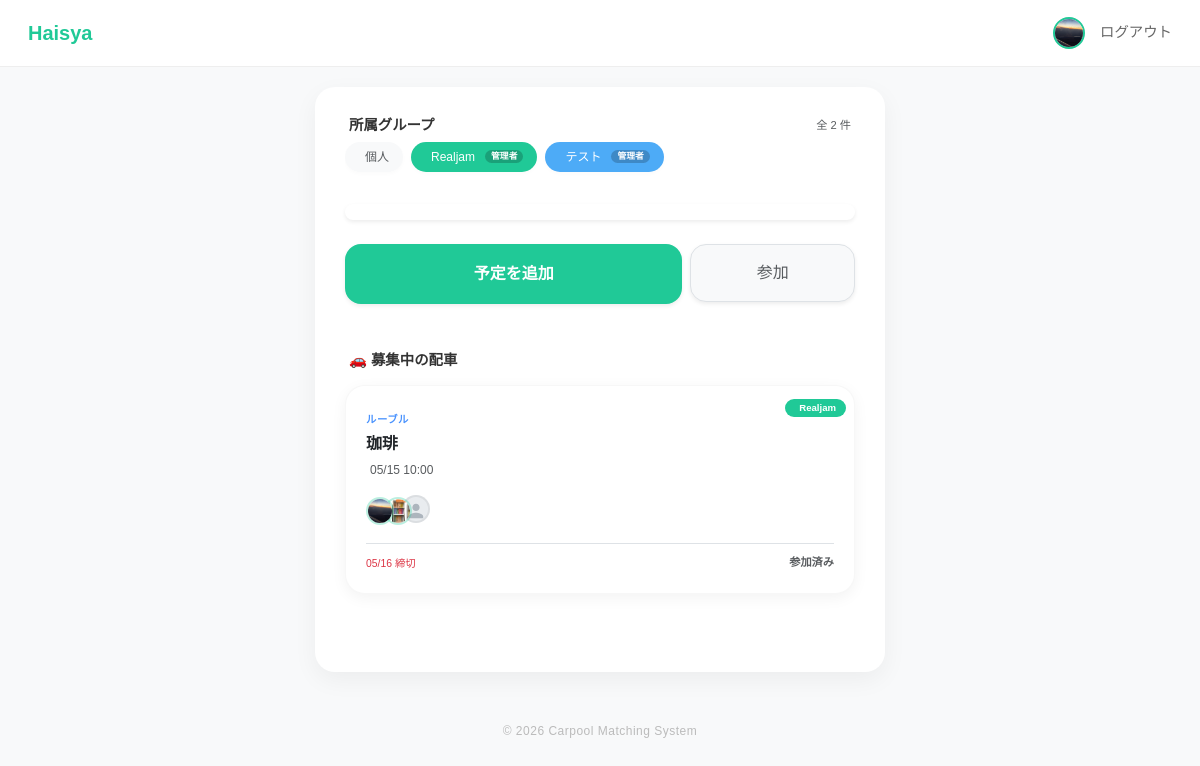
The page / (signed in) on the database its author committed.
### app/models/user.py (models this page shows)
class User(db.Model, UserMixin):
    __tablename__ = "users"
    id = db.Column(db.Integer, primary_key=True)
    username = db.Column(db.String(50), unique=True, nullable=False)
    password = db.Column(db.String(200), nullable=False)
    display_name = db.Column(db.String(50))
    icon = db.Column(db.String(200), default="default.png")
    genre = db.Column(db.String(50))  # 所属ジャンル
    age = db.Column(db.Integer)
    line_url = db.Column(db.String(200), nullable=True)
    insta_url = db.Column(db.String(200), nullable=True)
    @property
    def name(self):
        return self.display_name or self.username

### app/models/group.py (models this page shows, shortened)
class GroupMember(db.Model):
    __tablename__ = 'group_members'
    user_id = db.Column(db.Integer, db.ForeignKey('users.id'), primary_key=True)
    group_id = db.Column(db.Integer, db.ForeignKey('groups.id'), primary_key=True)
    joined_at = db.Column(db.DateTime, default=datetime.utcnow)
    role = db.Column(db.String(20), default='member')
    group = db.relationship('Group', backref=db.backref('membership_list', lazy='dynamic', cascade="all, delete-orphan"))
    user = db.relationship('User', backref=db.backref('group_memberships', lazy='dynamic'))

class Group(db.Model):
    __tablename__ = 'groups'
    id = db.Column(db.Integer, primary_key=True)
    name = db.Column(db.String(100), nullable=False)
    invite_code = db.Column(db.String(10), unique=True, nullable=False, index=True)
    created_at = db.Column(db.DateTime, default=datetime.utcnow)
    color = db.Column(db.String(7), default='#20c997')  # ← これがあるか？
    events = db.relationship('Event', backref='group', lazy=True, cascade="all, delete-orphan")

### app/models/room.py (models this page shows, shortened)
class Room(db.Model):
    __tablename__ = "rooms"
    id = db.Column(db.Integer, primary_key=True)
    name = db.Column(db.String(200), nullable=False)
    description = db.Column(db.Text)
    sections = db.Column(db.Integer, default=1)
    event_id = db.Column(db.Integer, db.ForeignKey("events.id"), nullable=False)
    created_by = db.Column(db.Integer, db.ForeignKey("users.id"), nullable=False)
    deadline = db.Column(db.DateTime)
    matching_method = db.Column(db.String(50), default="default")
    created_at = db.Column(db.DateTime, default=datetime.utcnow)
    entries = db.relationship("Entry", backref="room", lazy=True, cascade="all, delete-orphan")

### app/models/event.py (models this page shows, shortened)
class Event(db.Model):
    __tablename__ = 'events'
    id = db.Column(db.Integer, primary_key=True)
    title = db.Column(db.String(100), nullable=False)
    group_id = db.Column(db.Integer, db.ForeignKey('groups.id'), nullable=True)
    location = db.Column(db.String(200))
    start_time = db.Column(db.DateTime, nullable=False)
    end_time = db.Column(db.DateTime)
    join_code = db.Column(db.String(10), unique=True, nullable=False)
    needs_car = db.Column(db.Boolean, default=True)
    created_by = db.Column(db.Integer, db.ForeignKey('users.id'), nullable=False)
    created_at = db.Column(db.DateTime, default=datetime.utcnow)
    creator = db.relationship("User", backref=db.backref("created_events", lazy=True))
    rooms = db.relationship(
        "Room",
        backref="event",
        lazy=True,
        cascade="all, delete-orphan"
    )

### app/models/entry.py (models this page shows, shortened)
class Entry(db.Model):
    __tablename__ = "entries"
    id = db.Column(db.Integer, primary_key=True)
    user_id = db.Column(db.Integer, db.ForeignKey("users.id"), nullable=False)
    room_id = db.Column(db.Integer, db.ForeignKey("rooms.id"), nullable=False)
    has_car = db.Column(db.Boolean, default=False)
    capacity = db.Column(db.Integer, default=0)
    has_rehersal = db.Column(db.Boolean, default=False) # ← これを追加しました
    schedule_id = db.Column(db.String(50))
    prefer_with = db.Column(db.String(200))
    avoid_with = db.Column(db.String(200))
    early_leave = db.Column(db.Boolean, default=False)
    created_at = db.Column(db.DateTime, default=datetime.utcnow)
    user = db.relationship("User", backref=db.backref("entries", lazy=True))

### app/__init__.py (the view)
    @app.route("/")
    def index():
        from flask import render_template
        from flask_login import current_user
        from .models.group import GroupMember
        from .models.event import Event
        from .models.entry import Entry
        from datetime import datetime
        from sqlalchemy.orm import joinedload
        if not current_user.is_authenticated:
            return render_template("home.html", my_groups=[], joined_rooms=[])
        my_group_memberships = GroupMember.query.filter_by(user_id=current_user.id).all()
        my_group_ids = [gm.group_id for gm in my_group_memberships]
        my_entries = Entry.query.filter_by(user_id=current_user.id).all()
        joined_room_ids = [e.room_id for e in my_entries]
        now = datetime.utcnow()
        available_rooms = Room.query.join(Event).options(
            joinedload(Room.event),
            joinedload(Room.entries).joinedload(Entry.user)  # ← 追加
        ).filter(
            (Event.group_id.in_(my_group_ids)) | (Event.created_by == current_user.id),
            (Room.deadline > now) | (Room.deadline == None)
        ).all()
        return render_template(
            "home.html",
            my_groups=my_group_memberships,
            available_rooms=available_rooms,
            joined_room_ids=joined_room_ids
        )

### app/models/user.py (called while the page is built)
@login_manager.user_loader
def load_user(user_id):
    return User.query.get(int(user_id))

### app/templates/home.html (shortened to what this page needs)
{% extends "layout.html" %}
{% block content %}
{% from 'macros/avatar.html' import avatar %}
<div class="mb-4">
    <div class="d-flex justify-content-between align-items-center mb-2 px-1">
        <h6 class="fw-bold mb-0" style="font-size: 0.9rem;">所属グループ</h6>
        <span class="text-muted" style="font-size: 0.7rem;">全 {{ my_groups|length if my_groups else 0 }} 件</span>
    </div>
    <div class="d-flex gap-2 overflow-auto pb-2" style="white-space: nowrap; scrollbar-width: none;">
        <div class="group-badge bg-light border-0 text-muted">
             個人
        </div>
        {% if my_groups %}
            {% for gm in my_groups %}
            <a href="{{ url_for('events.group_detail', group_id=gm.group.id) }}"
               class="text-decoration-none">
                <div class="group-badge border-0" style="background: {{ gm.group.color }}; color: white;">
                    <span class="me-1">{{ gm.group.name }}</span>
                    {% if gm.role == 'admin' %}
                        <span class="badge rounded-pill border-0" style="background: rgba(0,0,0,0.2); font-size: 0.55rem; padding: 2px 6px;">
                            管理者
                        </span>
                    {% endif %}
                </div>
            </a>
            {% endfor %}
        {% endif %}
    </div>
</div>
<div id="calendar" class="mb-4 shadow-sm rounded-4 p-2 bg-white"></div>
<div class="row g-2 mb-5">
    <div class="col-8">
        <button id="addEventBtn" class="btn btn-walica-reverce py-3 w-100 rounded-4 shadow-sm fw-bold">
             予定を追加
        </button>
    </div>
    <div class="col-4">
        <a href="{{ url_for('events.join_by_code') }}" class="btn btn-light py-3 w-100 rounded-4 shadow-sm border text-muted">
             参加
        </a>
    </div>
</div>
<div class="mb-5">
    <div class="px-1 mb-3 d-flex justify-content-between align-items-center">
        <h6 class="fw-bold mb-0" style="font-size: 0.9rem;">🚗 募集中の配車</h6>
    </div>
    {% if available_rooms %}
        <div class="d-flex flex-column gap-3">
            {% for room in available_rooms %}
            <a href="{{ url_for('rooms.room_detail', room_id=room.id) }}" class="text-decoration-none">
                <div class="room-card position-relative overflow-hidden">
                    <div class="position-absolute top-0 end-0 mt-2 me-2">
                        {% if room.event.group %}
                            <span class="badge rounded-pill border-0"
                                style="background: {{ room.event.group.color }}; color: white; font-size: 0.6rem; padding: 4px 10px;">
                                {{ room.event.group.name }}
                            </span>
                        {% else %}
                            <span class="badge rounded-pill border-0"
                                style="background: #adb5bd; color: white; font-size: 0.6rem; padding: 4px 10px;">
                                <i class="bi bi-person-fill me-1"></i>個人
                            </span>
                        {% endif %}
                    </div>
                    <div class="d-flex justify-content-between align-items-start">
                        <div>
                            <div class="mb-2">
                                <small class="text-walica fw-bold opacity-75" style="font-size: 0.65rem; letter-spacing: 0.05em;">
                                    {{ room.event.title|truncate(20) }}
                                </small>
                                <h6 class="text-dark fw-bold mb-0 mt-1" style="font-size: 1rem;">
                                    {{ room.name }}
                                </h6>
                            </div>
                            <div class="d-flex align-items-center gap-3 text-muted mb-3" style="font-size: 0.75rem;">
                                <div>{{ room.event.start_time.strftime('%m/%d %H:%M') }}</div>
                            </div>
                            <div class="d-flex align-items-center me-2">
                                {% for entry in room.entries[:4] %}
                                <div style="{% if not loop.first %}margin-left: -10px;{% endif %}
                                            position: relative; z-index: {{ loop.revindex }};">
                                    {{ avatar(entry.user, size=28) }}
                                </div>
                                {% endfor %}
                            </div>
                        </div>
                    </div>
                    <div class="mt-3 pt-2 border-top d-flex justify-content-between align-items-center">
                        <div class="small">
                            {% if room.deadline %}
                                <span class="text-danger" style="font-size: 0.65rem;">
                                     {{ room.deadline.strftime('%m/%d 締切') }}
                                </span>
                            {% else %}
                                <span class="text-muted" style="font-size: 0.65rem;">常時募集中</span>
                            {% endif %}
                        </div>
                        {% if room.id in joined_room_ids %}
                            <span class="text-muted fw-bold" style="font-size: 0.7rem;">
                                参加済み
                            </span>
                        {% else %}
                            <span class="text-wal_green fw-bold" style="font-size: 0.7rem;">
                                参加する <i class="bi bi-chevron-right"></i>
                            </span>
                        {% endif %}
                    </div>
                </div>
            </a>
            {% endfor %}
        </div>
    {% else %}
        <div class="text-center py-5 bg-white rounded-4 shadow-sm border border-dashed">
            <p class="text-muted mb-0">現在募集中のルームはありません</p>
        </div>
    {% endif %}
</div>
{% endblock %}

### app/templates/layout.html (shortened to what this page needs)
<!DOCTYPE html>
<html lang="ja">
<head>
    <link href="https://cdn.jsdelivr.net/npm/bootstrap@5.3.3/dist/css/bootstrap.min.css" rel="stylesheet">
    <link rel="stylesheet" href="{{ url_for('static', filename='main.css') }}">
</head>
<body>
<nav class="navbar navbar-walica sticky-top">
    <div class="container-fluid d-flex align-items-center">
        <a class="navbar-brand" href="/">Haisya</a>
        <div class="ms-auto d-flex align-items-center">
            {% if current_user.is_authenticated %}
                <a href="{{ url_for('profile.edit') }}" class="text-decoration-none ms-3">
                    {% set has_icon = current_user.icon and current_user.icon != 'default.png' %}
                    {% if has_icon %}
                    <img src="{{ url_for('static', filename=current_user.icon) }}"
                        alt="プロフィール"
                        class="rounded-circle"
                        style="width: 32px; height: 32px; object-fit: cover;
                                border: 2px solid var(--walica-green);">
                    {% endif %}
                </a>
                <a href="/logout" class="nav-link-custom">ログアウト</a>
            {% else %}
                <a href="/login" class="nav-link-custom">ログイン</a>
                <a href="/register" class="btn btn-walica-reverce ms-3 py-1 px-3" style="font-size:0.85rem;">新規登録</a>
            {% endif %}
        </div>
    </div>
</nav>
<div class="main-container">
    <div class="main-card">
        {% block content %}{% endblock %}
    </div>
    <footer>
        &copy; 2026 Carpool Matching System
    </footer>
</div>
</body>
</html>

### app/templates/macros/avatar.html (shortened to what this page needs)
{% macro avatar(user, size=42, is_admin=false) %}
{% set has_icon = user.icon and user.icon != 'default.png' %}
<div class="position-relative d-inline-block flex-shrink-0">
    {% if has_icon %}
    <img src="{{ url_for('static', filename=user.icon) }}"
         alt="{{ user.name }}"
         class="rounded-circle"
         style="width: {{ size }}px; height: {{ size }}px;
                object-fit: cover;
                border: 2px solid rgba(32,201,151,0.3);">
    {% else %}
    <div class="rounded-circle d-flex align-items-center justify-content-center"
         style="width: {{ size }}px; height: {{ size }}px;
                background: #e9ecef;
                border: 2px solid rgba(0,0,0,0.06);
                overflow: hidden;">
        <svg xmlns="http://www.w3.org/2000/svg"
             viewBox="0 0 24 24"
             style="width: {{ (size * 0.65) | int }}px;
                    height: {{ (size * 0.65) | int }}px;
                    margin-top: {{ (size * 0.15) | int }}px;"
             fill="#adb5bd">
            <path d="M12 12c2.7 0 4.8-2.1 4.8-4.8S14.7 2.4 12 2.4 7.2 4.5 7.2 7.2 9.3 12 12 12zm0 2.4c-3.2 0-9.6 1.6-9.6 4.8v2.4h19.2v-2.4c0-3.2-6.4-4.8-9.6-4.8z"/>
        </svg>
    </div>
    {% endif %}
</div>
{% endmacro %}

### app/static/main.css (style rules this page uses)
:root { --main-color: #eeeeee; --bg-color: white; }
.room-card { border: var(--main-color); border-radius:16px; transition:0.2s; }

### app/templates/layout.html (style rules this page uses)
:root { --walica-green: #20c997; --bg-color: #f8f9fa; --text-dark: #333333; }
body { background-color: var(--bg-color); font-family: 'Noto Sans JP', sans-serif; color: var(--text-dark); }
.navbar-walica { background-color: white; border-bottom: 1px solid #eee; padding: 0.8rem 1rem; }
.navbar-brand { font-weight: 700; color: var(--walica-green) !important; font-size: 1.25rem; }
.main-container { max-width: 600px; margin: 20px auto; padding: 0 15px; }
.main-card { background: white; border-radius: 20px; padding: 30px; box-shadow: 0 8px 24px rgba(0, 0, 0, 0.05); border: none; }
.btn-walica-reverce { background-color: var(--walica-green); color: white; border: 2px solid var(--walica-green); border-radius: 12px; font-weight: 600; padding-left: 1rem; padding-right: 1rem; display: inline-flex; align-items: center; justify-content: center; }
.nav-link-custom { color: #666; text-decoration: none; font-size: 0.9rem; margin-left: 15px; }
footer { color: #bbb; margin: 50px 0 30px; text-align: center; font-size: 12px; letter-spacing: 0.5px; }

### app/templates/home.html (style rules this page uses)
:root { --fc-border-color: #f1f3f5; --fc-today-bg-color: rgba(32, 201, 151, 0.06); }
.group-badge { font-size: 0.75rem; padding: 6px 14px; border-radius: 50px; background: white; color: var(--text-dark); border: 1px solid #dee2e6; display: flex; align-items: center; gap: 6px; box-shadow: 0 2px 4px rgba(0,0,0,0.02); flex-shrink: 0; }
.room-card { background: white; padding: 1rem; border-radius: 16px; box-shadow: 0 2px 8px rgba(0,0,0,0.05); border-left: 4px solid var(--walica-green); transition: transform 0.2s; }
.room-card { background: white; padding: 1.25rem; border-radius: 20px; box-shadow: 0 4px 15px rgba(0,0,0,0.05); border: 1px solid rgba(0,0,0,0.03); transition: all 0.2s ease; }

### rows shown on the page
User: icon (picture)
GroupMember: group.name "Realjam", role "管理者"
GroupMember: group.name "テスト", role "管理者"
Room: event.group.name "Realjam", event "ルーブル", name "珈琲", event.start_time "05/15 10:00", deadline "05/16 締切", shows "参加済み"
Entry: icon (picture)
Entry: icon (picture)
Entry: {{ size }} 28 (drawn), {{ (size * 0.65) | int }} 18 (drawn)

### other values the page prints
{{ my_groups|length if my_groups else 0 }} "2"
